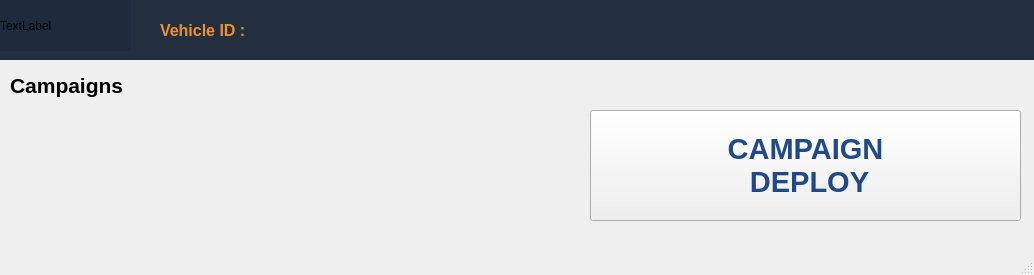
<?xml version="1.0" encoding="UTF-8"?>
<ui version="4.0">
 <class>MainWindow</class>
 <widget class="QMainWindow" name="MainWindow">
  <property name="geometry">
   <rect>
    <x>0</x>
    <y>0</y>
    <width>1034</width>
    <height>275</height>
   </rect>
  </property>
  <property name="windowTitle">
   <string>Breeze~</string>
  </property>
  <widget class="QWidget" name="centralwidget">
   <widget class="QPushButton" name="btnDeploy">
    <property name="geometry">
     <rect>
      <x>590</x>
      <y>110</y>
      <width>431</width>
      <height>111</height>
     </rect>
    </property>
    <property name="font">
     <font>
      <family>Ubuntu</family>
      <pointsize>22</pointsize>
      <weight>75</weight>
      <bold>true</bold>
     </font>
    </property>
    <property name="styleSheet">
     <string notr="true">color: rgb(32, 74, 135);</string>
    </property>
    <property name="text">
     <string>CAMPAIGN
 DEPLOY</string>
    </property>
   </widget>
   <widget class="QLabel" name="labelVehicleID">
    <property name="geometry">
     <rect>
      <x>160</x>
      <y>20</y>
      <width>731</width>
      <height>21</height>
     </rect>
    </property>
    <property name="font">
     <font>
      <family>Ubuntu</family>
      <pointsize>12</pointsize>
      <weight>75</weight>
      <bold>true</bold>
     </font>
    </property>
    <property name="styleSheet">
     <string notr="true">color: rgb(236, 145, 45);</string>
    </property>
    <property name="text">
     <string>Vehicle ID :</string>
    </property>
   </widget>
   <widget class="QLabel" name="label_2">
    <property name="geometry">
     <rect>
      <x>10</x>
      <y>70</y>
      <width>461</width>
      <height>31</height>
     </rect>
    </property>
    <property name="font">
     <font>
      <pointsize>16</pointsize>
      <weight>75</weight>
      <bold>true</bold>
     </font>
    </property>
    <property name="text">
     <string>Campaigns</string>
    </property>
   </widget>
   <widget class="QPlainTextEdit" name="txtVehicleStatus">
    <property name="enabled">
     <bool>true</bool>
    </property>
    <property name="geometry">
     <rect>
      <x>30</x>
      <y>390</y>
      <width>331</width>
      <height>51</height>
     </rect>
    </property>
   </widget>
   <widget class="QLabel" name="labelIcon">
    <property name="geometry">
     <rect>
      <x>0</x>
      <y>0</y>
      <width>131</width>
      <height>51</height>
     </rect>
    </property>
    <property name="styleSheet">
     <string notr="true">background-color: rgb(30, 43, 61);</string>
    </property>
    <property name="text">
     <string>TextLabel</string>
    </property>
   </widget>
   <widget class="QLabel" name="labelIcon_2">
    <property name="geometry">
     <rect>
      <x>30</x>
      <y>370</y>
      <width>121</width>
      <height>17</height>
     </rect>
    </property>
    <property name="font">
     <font>
      <family>Amazon Ember</family>
      <pointsize>12</pointsize>
      <weight>75</weight>
      <bold>true</bold>
     </font>
    </property>
    <property name="text">
     <string>Vehicle Status</string>
    </property>
   </widget>
   <widget class="QLabel" name="labelIcon_3">
    <property name="geometry">
     <rect>
      <x>0</x>
      <y>0</y>
      <width>3000</width>
      <height>60</height>
     </rect>
    </property>
    <property name="styleSheet">
     <string notr="true">background-color: rgb(35, 47, 63);</string>
    </property>
    <property name="text">
     <string>TextLabel</string>
    </property>
   </widget>
   <zorder>labelIcon_3</zorder>
   <zorder>btnDeploy</zorder>
   <zorder>labelVehicleID</zorder>
   <zorder>label_2</zorder>
   <zorder>txtVehicleStatus</zorder>
   <zorder>labelIcon</zorder>
   <zorder>labelIcon_2</zorder>
  </widget>
  <widget class="QMenuBar" name="menubar">
   <property name="geometry">
    <rect>
     <x>0</x>
     <y>0</y>
     <width>1034</width>
     <height>22</height>
    </rect>
   </property>
  </widget>
  <widget class="QStatusBar" name="statusBar"/>
 </widget>
 <resources/>
 <connections/>
</ui>
